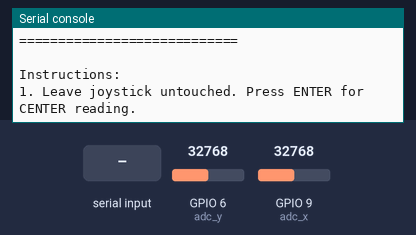
A program run on a simulated ESP32 board running MicroPython. Shown: the last lines printed to the serial console. Inputs (shaded band) come from the test bench; at power-on: GPIO 6 (adc_y) = 32768, GPIO 9 (adc_x) = 32768 (analog values on the 0–65535 scale). Files the program writes start out absent. At 7.4 s the program stops and its outputs stay as they are.

Above: at 1.2 s.
1.3 s: "1" typed at the serial console, then Enter
At 2.5 s:
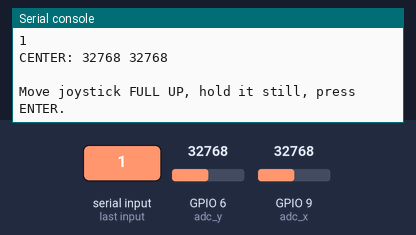
2.8 s: "0" typed at the serial console, then Enter
At 3.9 s:
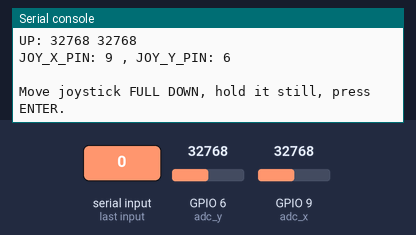
4.3 s: "2" typed at the serial console, then Enter
At 5.1 s:
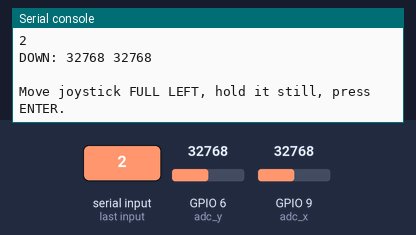
5.8 s: "1" typed at the serial console, then Enter
At 6.2 s:
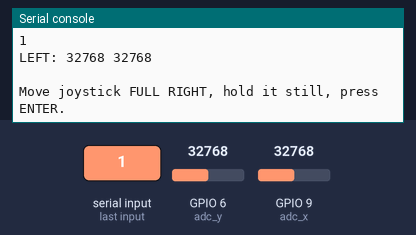
7.3 s: "0" typed at the serial console, then Enter
At 8.5 s:
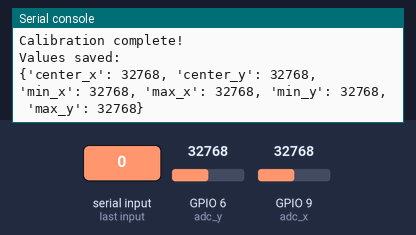
Timing chart, 0 to 8.9 s (numbered marks = the images above; inputs shaded):
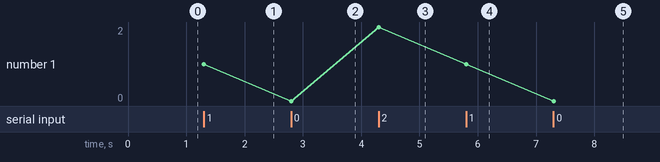

Measured:
- after the input at 1.3 s, the serial console: prints a new line at once (image 1)
- after the input at 2.8 s, the serial console: prints a new line at once (image 2)
- after the input at 4.3 s, the serial console: prints a new line at once (image 3)
- after the input at 5.8 s, the serial console: prints a new line at once (image 4)
- after the input at 7.3 s, the serial console: prints a new line at once (image 5)
- plotted number 1: 1 → 0 after the input at 2.8 s, 0 → 2 after the input at 4.3 s, 2 → 1 after the input at 5.8 s, 1 → 0 after the input at 7.3 s

The program:

Joystick_Calibrate.py
```python
import json
import time
from machine import ADC, Pin

# ----------------------------
# USER HARDWARE CONFIG
# ----------------------------
JOY_X_PIN = 9
JOY_Y_PIN = 6

adc_x = ADC(Pin(JOY_X_PIN))

adc_y = ADC(Pin(JOY_Y_PIN))


adc_x.atten(ADC.ATTN_11DB)
adc_y.atten(ADC.ATTN_11DB)

# ----------------------------
# STORAGE FILE
# ----------------------------
CAL_FILE = "joystick_cal.json"


def sample():
    """Return a tuple of (x, y) averaged over several readings."""
    total_x = 0
    total_y = 0
    samples = 40

    for _ in range(samples):
        total_x += adc_x.read_u16()
        total_y += adc_y.read_u16()
        time.sleep_ms(2)

    return (total_x // samples, total_y // samples)


def save_calibration(values):
    with open(CAL_FILE, "w") as f:
        json.dump(values, f)
    print("Saved calibration to", CAL_FILE)


def main():
    print("\n============================")
    print(" JOYSTICK CALIBRATION TOOL")
    print("============================\n")
    print("Instructions:")
    print("1. Leave joystick untouched. Press ENTER for CENTER reading.")
    input()
    cx, cy = sample()
    print("CENTER:", cx, cy)

    print("\nMove joystick FULL UP, hold it still, press ENTER.")
    input()
    upx, upy = sample()
    print("UP:", upx, upy)
    #print the pin GPIO numbers being used
    print(f'JOY_X_PIN: {JOY_X_PIN} , JOY_Y_PIN: {JOY_Y_PIN}')

    print("\nMove joystick FULL DOWN, hold it still, press ENTER.")
    input()
    downx, downy = sample()
    print("DOWN:", downx, downy)

    print("\nMove joystick FULL LEFT, hold it still, press ENTER.")
    input()
    leftx, lefty = sample()
    print("LEFT:", leftx, lefty)

    print("\nMove joystick FULL RIGHT, hold it still, press ENTER.")
    input()
    rightx, righty = sample()
    print("RIGHT:", rightx, righty)

    cal = {
        "center_x": cx,
        "center_y": cy,
        "min_x": min(leftx, cx, upx, downx),
        "max_x": max(rightx, cx, upx, downx),
        "min_y": min(upy, cy, lefty, righty),
        "max_y": max(downy, cy, lefty, righty)
    }

    save_calibration(cal)

    print("\nCalibration complete!")
    print("Values saved:")
    print(cal)


main()
```
